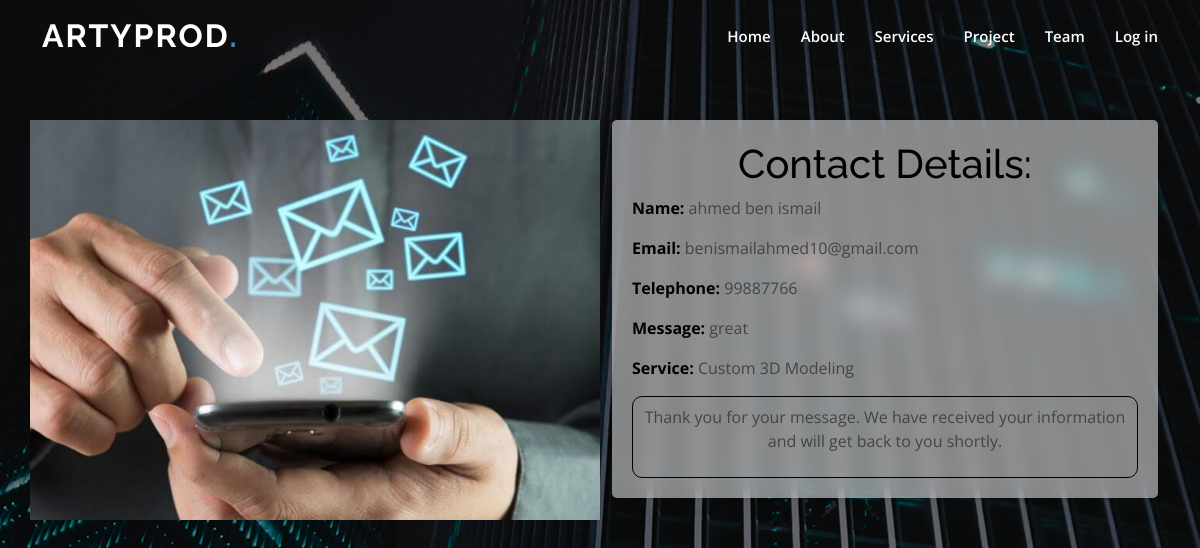
Page /contact/39/ on the committed database.
### users/models.py (models this page shows, shortened)
class Contact(models.Model):
    nom = models.CharField(max_length=100)
    prenom = models.CharField(max_length=100)
    email = models.EmailField()
    tel = models.CharField(max_length=20)
    service=models.ForeignKey('Service', on_delete=models.CASCADE)
    message = models.TextField()
    date_envoi = models.DateTimeField(auto_now_add=True)

class Service(models.Model):
    nom = models.CharField(max_length=100)
    type =models.CharField(max_length=20,default='Charte graphique',choices=[('Charte graphique','Charte graphique'),('Objet 3D','Objet 3D'),('Scénarisation','Scénarisation')])
    description = models.TextField()
    def __str__(self):
        return self.nom

### users/views.py (the view)
# urls.py: path('contact/<int:contact_id>/', views.contact_detail, name='contact_detail'),
def contact_detail(request, contact_id):
    contact = Contact.objects.get(id=contact_id)
    template = loader.get_template('agence/contact_detail.html')
    return render(request, 'agence/contact_detail.html', {'contact': contact})

### users/templates/agence/contact_detail.html (shortened to what this page needs)
{% extends 'users/base.html' %}
{% block content %}
{% load static %}
<div class="bb">
<main id="main">
  <section id="features" class="features">
    <div class="container" data-aos="fade-up">
      <div class="row">
        <div class="image col-lg-6" style='background-image: url("{% static 'img/contact-5.jpg' %}");' data-aos="fade-right"></div>
        <div class="col-lg-6" data-aos="fade-left" data-aos-delay="100">
          <div class="cont">
          <h1>Contact Details:</h1>
                    <p><strong>Name:</strong> {{ contact.nom }} {{ contact.prenom }}</p>
                    <p><strong>Email:</strong> {{ contact.email }}</p>
                    <p><strong>Telephone:</strong> {{ contact.tel }}</p>
                    <p><strong>Message:</strong> {{ contact.message }}</p>
                    <p><strong>Service:</strong> {{ contact.service }}</p>
                   <div class="re"> <p>Thank you for your message. We have received your information and will get back to you shortly.</p>        </div>
        </div>
      </div>
        </div>
      </div>
    </div>
{% endblock %}

### assets/css/style.css (style rules this page uses)
body { font-family: "Open Sans", sans-serif; color: #444444; }
h1, h2, h3, h4, h5, h6 { font-family: "Raleway", sans-serif; }
section { padding: 60px 0; overflow: hidden; }
.features { padding-top: 20px; }
.features .image { background-position: center center; background-repeat: no-repeat; background-size: cover; min-height: 400px; }

### rows in the picture
Contact: nom "ahmed", prenom "ben ismail", email "benismailahmed10@gmail.com", tel "99887766", message "great", service "Custom 3D Modeling"
